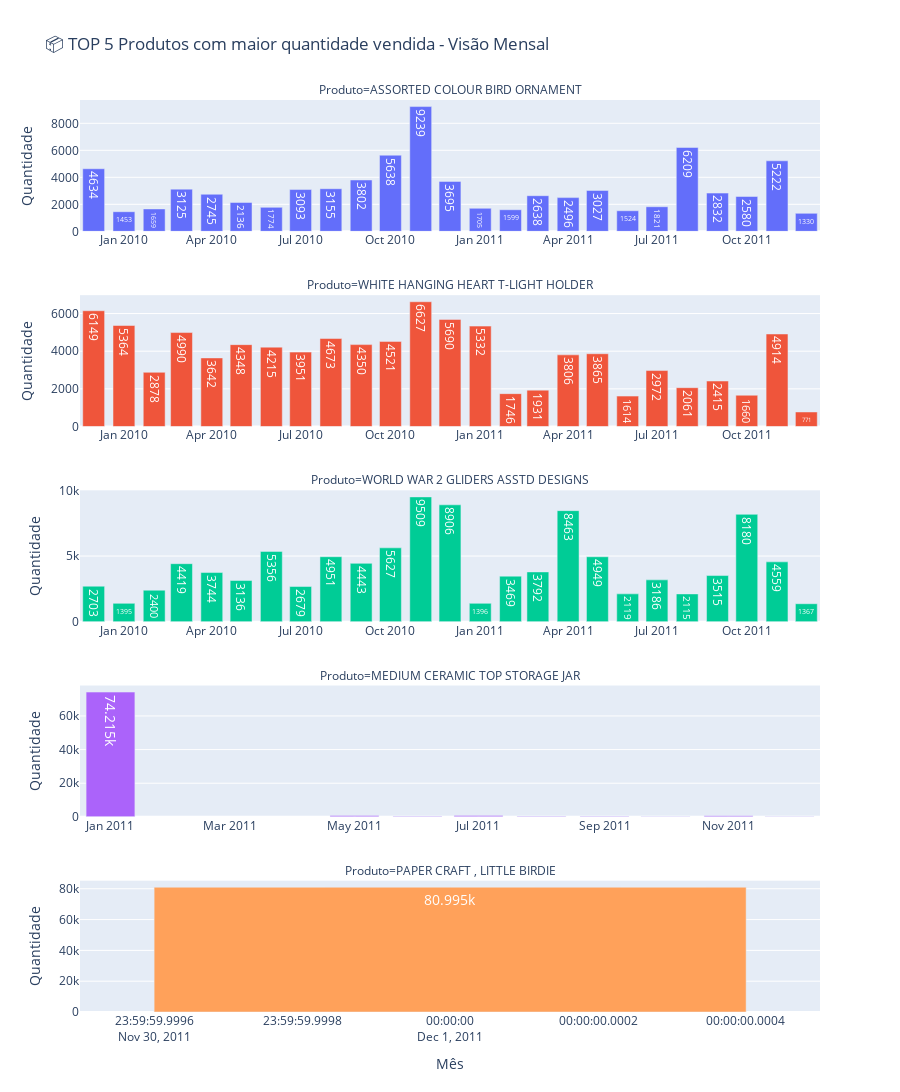

Source (notebook cell):
### Code cell
# Filtrar os 5 produtos mais vendidos (em quantidade)
top_5 = quantidade_por_produto['Description'].tolist()
df_top5 = df_sales[df_sales['Description'].isin(top_5)]

# Agrupar os dados por mês e por produto, somando a quantidade vendida
quantidade_mensal = (
    df_top5.groupby(['AnoMes', 'Description'])['Quantity']
    .sum()
    .reset_index()
)

# Criar gráfico de barras com Plotly Express
# Mostra um gráfico separado (facet) por produto, com a quantidade mensal vendida
fig = px.bar(
    quantidade_mensal,
    x='AnoMes',           # eixo x = mês
    y='Quantity',         # eixo y = quantidade vendida
    color='Description',  # cor por produto
    facet_col='Description',  # um gráfico por produto
    facet_col_wrap=1,         # um gráfico por linha (coluna única)
    title='📦 TOP 5 Produtos com maior quantidade vendida - Visão Mensal',
    labels={"Description": "Produto", "AnoMes": "Mês", "Quantity": "Quantidade"},
)

# Ajustar layout geral do gráfico
fig.update_layout(
    showlegend=False,       # esconder legenda (pois cada produto já tem seu gráfico)
    height=1500,            # altura total do gráfico
    xaxis_title='Mês',      # título do eixo X
    yaxis_title='Quantidade',  # título do eixo Y
)

fig.update_traces(
    texttemplate='%{y}',
    textposition='inside',
    textfont_size=14,
    textfont_color='white'
)

# Mostrar os rótulos de todos os eixos (mesmo que estejam repetidos)
fig.update_xaxes(matches=None, showticklabels=True)
fig.update_yaxes(matches=None)

# Adicionar os valores dentro das barras como rótulos
fig.update_traces(texttemplate='%{y}', textposition='inside')

# Exibir o gráfico
fig.show()

### Figure 1 — Plotly figure (JSON) as saved in the notebook; plotly's stock layout.template omitted (floating-point values rounded to 4 significant figures)
{"data": [{"hovertemplate": "Produto=ASSORTED COLOUR BIRD ORNAMENT<br>Mês=%{x}<br>Quantidade=%{y}<extra></extra>", "legendgroup": "ASSORTED COLOUR BIRD ORNAMENT", "marker": {"color": "#636efa", "pattern": {"shape": ""}}, "name": "ASSORTED COLOUR BIRD ORNAMENT", "orientation": "v", "showlegend": true, "textfont": {"color": "white", "size": 14}, "textposition": "inside", "texttemplate": "%{y}", "type": "bar", "x": ["2009-12", "2010-01", "2010-02", "2010-03", "2010-04", "2010-05", "2010-06", "2010-07", "2010-08", "2010-09", "2010-10", "2010-11", "2010-12", "2011-01", "2011-02", "2011-03", "2011-04", "2011-05", "2011-06", "2011-07", "2011-08", "2011-09", "2011-10", "2011-11", "2011-12"], "xaxis": "x5", "y": [4634, 1453, 1659, 3125, 2745, 2136, 1774, 3093, 3155, 3802, 5638, 9239, 3695, 1705, 1599, 2638, 2496, 3027, 1524, 1821, 6209, 2832, 2580, 5222, 1330], "yaxis": "y5"}, {"hovertemplate": "Produto=WHITE HANGING HEART T-LIGHT HOLDER<br>Mês=%{x}<br>Quantidade=%{y}<extra></extra>", "legendgroup": "WHITE HANGING HEART T-LIGHT HOLDER", "marker": {"color": "#EF553B", "pattern": {"shape": ""}}, "name": "WHITE HANGING HEART T-LIGHT HOLDER", "orientation": "v", "showlegend": true, "textfont": {"color": "white", "size": 14}, "textposition": "inside", "texttemplate": "%{y}", "type": "bar", "x": ["2009-12", "2010-01", "2010-02", "2010-03", "2010-04", "2010-05", "2010-06", "2010-07", "2010-08", "2010-09", "2010-10", "2010-11", "2010-12", "2011-01", "2011-02", "2011-03", "2011-04", "2011-05", "2011-06", "2011-07", "2011-08", "2011-09", "2011-10", "2011-11", "2011-12"], "xaxis": "x4", "y": [6149, 5364, 2878, 4990, 3642, 4348, 4215, 3951, 4673, 4350, 4521, 6627, 5690, 5332, 1746, 1931, 3806, 3865, 1614, 2972, 2061, 2415, 1660, 4914, 771], "yaxis": "y4"}, {"hovertemplate": "Produto=WORLD WAR 2 GLIDERS ASSTD DESIGNS<br>Mês=%{x}<br>Quantidade=%{y}<extra></extra>", "legendgroup": "WORLD WAR 2 GLIDERS ASSTD DESIGNS", "marker": {"color": "#00cc96", "pattern": {"shape": ""}}, "name": "WORLD WAR 2 GLIDERS ASSTD DESIGNS", "orientation": "v", "showlegend": true, "textfont": {"color": "white", "size": 14}, "textposition": "inside", "texttemplate": "%{y}", "type": "bar", "x": ["2009-12", "2010-01", "2010-02", "2010-03", "2010-04", "2010-05", "2010-06", "2010-07", "2010-08", "2010-09", "2010-10", "2010-11", "2010-12", "2011-01", "2011-02", "2011-03", "2011-04", "2011-05", "2011-06", "2011-07", "2011-08", "2011-09", "2011-10", "2011-11", "2011-12"], "xaxis": "x3", "y": [2703, 1395, 2400, 4419, 3744, 3136, 5356, 2679, 4951, 4443, 5627, 9509, 8906, 1396, 3469, 3792, 8463, 4949, 2119, 3186, 2115, 3515, 8180, 4559, 1367], "yaxis": "y3"}, {"hovertemplate": "Produto=MEDIUM CERAMIC TOP STORAGE JAR<br>Mês=%{x}<br>Quantidade=%{y}<extra></extra>", "legendgroup": "MEDIUM CERAMIC TOP STORAGE JAR", "marker": {"color": "#ab63fa", "pattern": {"shape": ""}}, "name": "MEDIUM CERAMIC TOP STORAGE JAR", "orientation": "v", "showlegend": true, "textfont": {"color": "white", "size": 14}, "textposition": "inside", "texttemplate": "%{y}", "type": "bar", "x": ["2011-01", "2011-05", "2011-06", "2011-07", "2011-08", "2011-09", "2011-10", "2011-11", "2011-12"], "xaxis": "x2", "y": [74215, 785, 389, 730, 415, 346, 246, 635, 207], "yaxis": "y2"}, {"hovertemplate": "Produto=PAPER CRAFT , LITTLE BIRDIE<br>Mês=%{x}<br>Quantidade=%{y}<extra></extra>", "legendgroup": "PAPER CRAFT , LITTLE BIRDIE", "marker": {"color": "#FFA15A", "pattern": {"shape": ""}}, "name": "PAPER CRAFT , LITTLE BIRDIE", "orientation": "v", "showlegend": true, "textfont": {"color": "white", "size": 14}, "textposition": "inside", "texttemplate": "%{y}", "type": "bar", "x": ["2011-12"], "xaxis": "x", "y": [80995], "yaxis": "y"}], "layout": {"annotations": [{"font": {}, "showarrow": false, "text": "Produto=PAPER CRAFT , LITTLE BIRDIE", "x": 0.5, "xanchor": "center", "xref": "paper", "y": 0.144, "yanchor": "bottom", "yref": "paper"}, {"font": {}, "showarrow": false, "text": "Produto=MEDIUM CERAMIC TOP STORAGE JAR", "x": 0.5, "xanchor": "center", "xref": "paper", "y": 0.358, "yanchor": "bottom", "yref": "paper"}, {"font": {}, "showarrow": false, "text": "Produto=WORLD WAR 2 GLIDERS ASSTD DESIGNS", "x": 0.5, "xanchor": "center", "xref": "paper", "y": 0.572, "yanchor": "bottom", "yref": "paper"}, {"font": {}, "showarrow": false, "text": "Produto=WHITE HANGING HEART T-LIGHT HOLDER", "x": 0.5, "xanchor": "center", "xref": "paper", "y": 0.786, "yanchor": "bottom", "yref": "paper"}, {"font": {}, "showarrow": false, "text": "Produto=ASSORTED COLOUR BIRD ORNAMENT", "x": 0.5, "xanchor": "center", "xref": "paper", "y": 1, "yanchor": "bottom", "yref": "paper"}], "barmode": "relative", "height": 1500, "legend": {"title": {"text": "Produto"}, "tracegroupgap": 0}, "showlegend": false, "title": {"text": "📦 TOP 5 Produtos com maior quantidade vendida - Visão Mensal"}, "xaxis": {"anchor": "y", "domain": [0, 1], "showticklabels": true, "title": {"text": "Mês"}}, "xaxis2": {"anchor": "y2", "domain": [0, 1], "showticklabels": true}, "xaxis3": {"anchor": "y3", "domain": [0, 1], "showticklabels": true}, "xaxis4": {"anchor": "y4", "domain": [0, 1], "showticklabels": true}, "xaxis5": {"anchor": "y5", "domain": [0, 1], "showticklabels": true}, "yaxis": {"anchor": "x", "domain": [0, 0.144], "title": {"text": "Quantidade"}}, "yaxis2": {"anchor": "x2", "domain": [0.214, 0.358], "title": {"text": "Quantidade"}}, "yaxis3": {"anchor": "x3", "domain": [0.428, 0.572], "title": {"text": "Quantidade"}}, "yaxis4": {"anchor": "x4", "domain": [0.642, 0.786], "title": {"text": "Quantidade"}}, "yaxis5": {"anchor": "x5", "domain": [0.856, 1], "title": {"text": "Quantidade"}}}}
